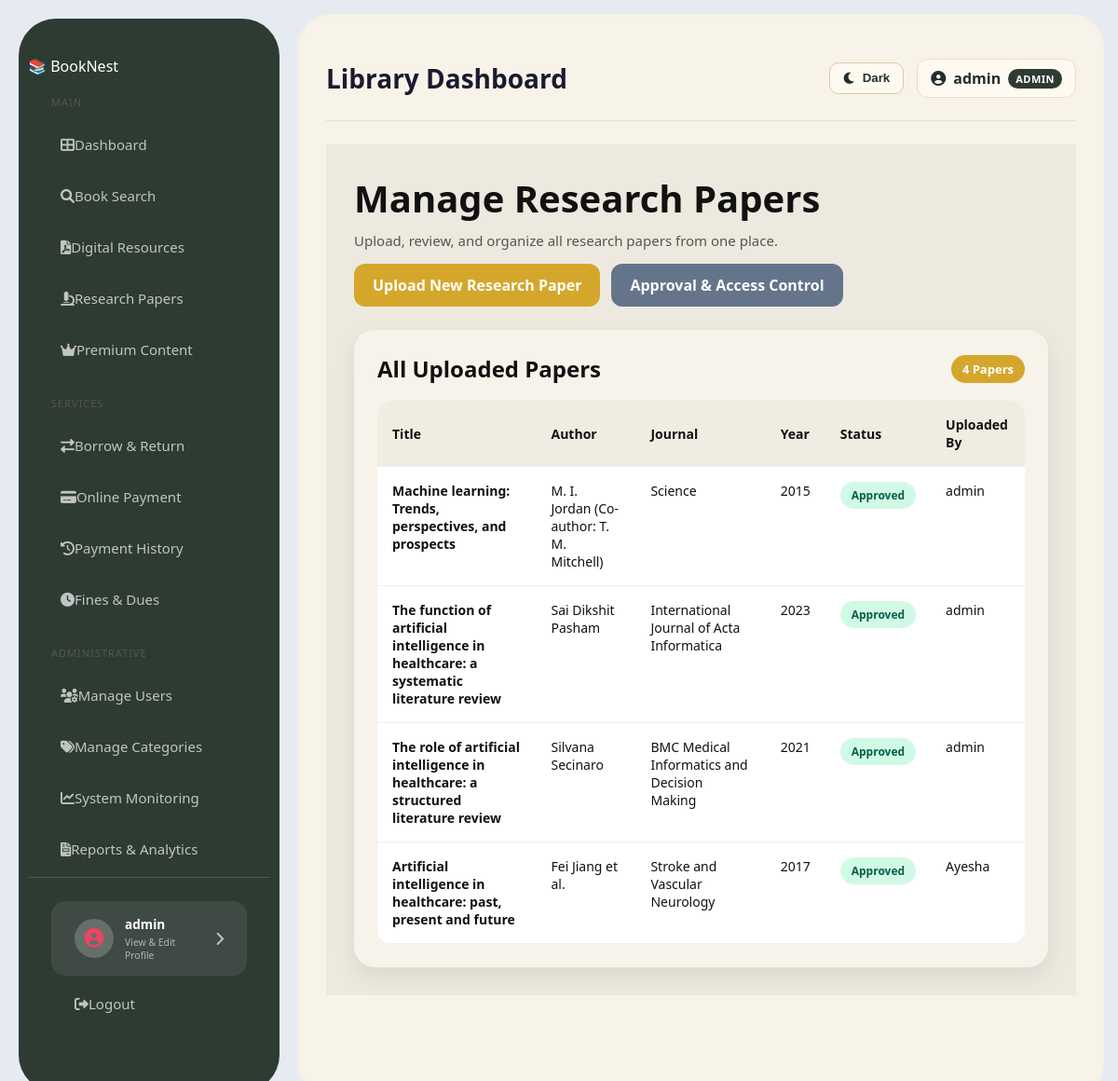
The app's page /librarian/research-papers/ (signed in), older data.
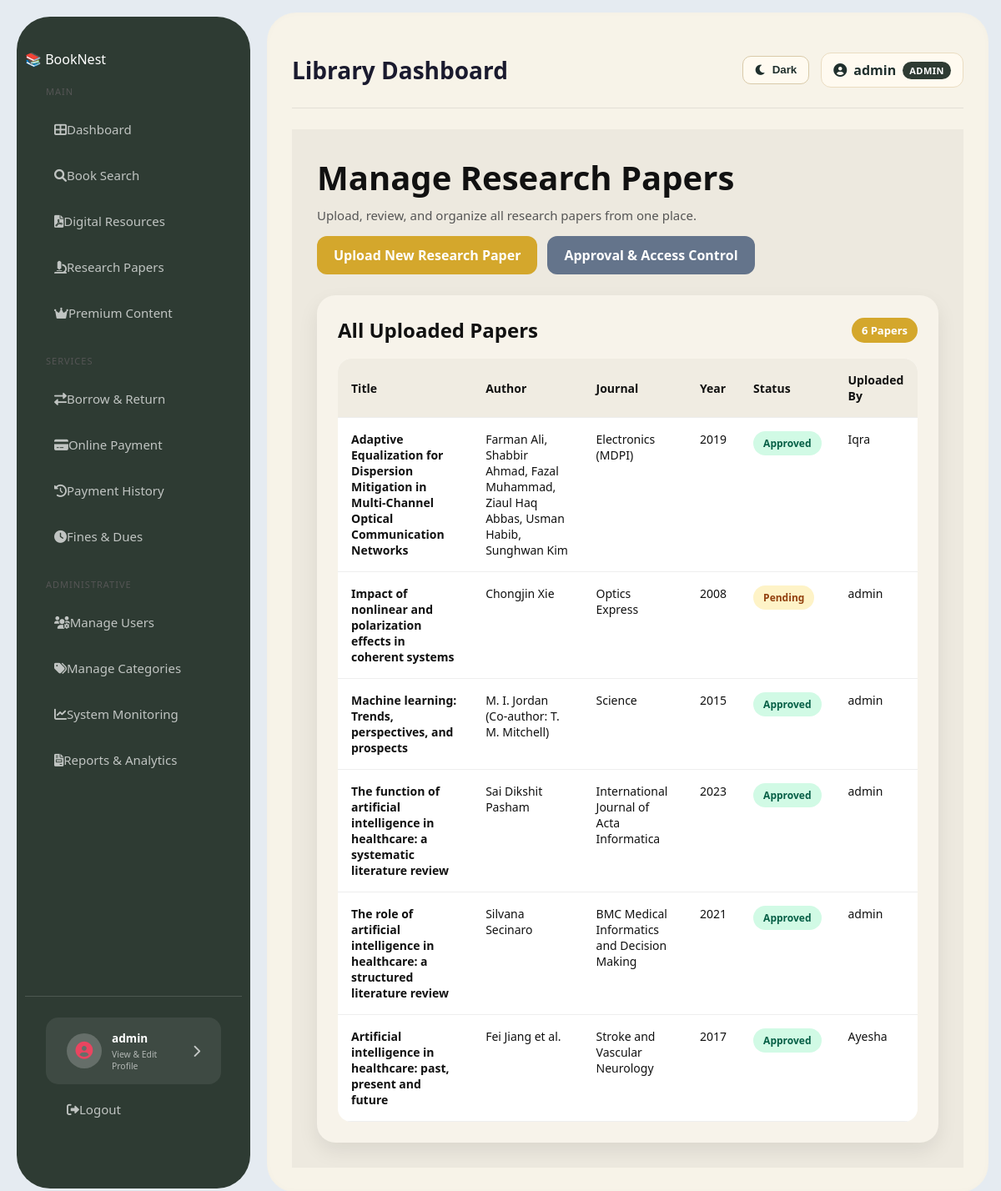
The same page, newer data.
### library/models.py (models this page shows, shortened)
class User(AbstractUser):
    ADMIN = 'admin'
    LIBRARIAN = 'librarian'
    REGULAR_USER = 'user'
    ROLE_CHOICES = [
        (ADMIN, 'Administrator'),
        (LIBRARIAN, 'Librarian'),
        (REGULAR_USER, 'Regular User'),
    ]
    role = models.CharField(max_length=20, choices=ROLE_CHOICES, default=REGULAR_USER)
    phone = models.CharField(max_length=15, null=True, blank=True)
    profile_picture = models.ImageField(upload_to='profiles/', null=True, blank=True)
    date_of_birth = models.DateField(null=True, blank=True)
    bio = models.TextField(null=True, blank=True)
    def get_full_name(self):
        if self.first_name and self.last_name:
            return f"{self.first_name} {self.last_name}"
        return self.username

class ResearchPaper(models.Model):
    STATUS_CHOICES = [
        ('pending', 'Pending'),
        ('approved', 'Approved'),
        ('rejected', 'Rejected'),
    ]
    title = models.CharField(max_length=200)
    author = models.CharField(max_length=200)
    journal = models.CharField(max_length=200)
    year = models.PositiveIntegerField()
    abstract = models.TextField(blank=True, null=True)
    paper_file = models.FileField(upload_to='research_papers/')
    status = models.CharField(max_length=20, choices=STATUS_CHOICES, default='pending')
    uploaded_by = models.ForeignKey(User, on_delete=models.CASCADE)
    uploaded_at = models.DateTimeField(auto_now_add=True)

### library/views.py (the view)
# urls.py: path('librarian/research-papers/', views.manage_research_papers, name='manage_research_papers'),
@login_required
@user_passes_test(is_librarian_or_admin, login_url='/')
def manage_research_papers(request):
    papers = ResearchPaper.objects.all().order_by('-uploaded_at')
    return render(request, 'library/manage_research_papers.html', {'papers': papers})

### library/views.py (called while the page is built)
def is_librarian_or_admin(user):
    return user.is_authenticated and (
        user.role in [User.LIBRARIAN, User.ADMIN] or user.is_superuser
    )

### library/templates/library/manage_research_papers.html (shortened to what this page needs)
{% extends 'library/base.html' %}
{% block content %}
<div class="manage-page">
    <div class="manage-header">
        <div class="manage-title">
            <h1>Manage Research Papers</h1>
            <p>Upload, review, and organize all research papers from one place.</p>
        </div>
        <div class="top-actions">
            <a href="{% url 'upload_research_paper' %}" class="btn-gold">Upload New Research Paper</a>
            <a href="{% url 'approval_access_control' %}" class="btn-gray">Approval & Access Control</a>
        </div>
    </div>
    <div class="manage-box">
        <div class="section-bar">
            <h2 style="margin:0; color:#111;">All Uploaded Papers</h2>
            <span class="paper-count">{{ papers|length }} Papers</span>
        </div>
        <div class="table-wrap">
            <table class="manage-table">
                <thead>
                    <tr>
                        <th>Title</th>
                        <th>Author</th>
                        <th>Journal</th>
                        <th>Year</th>
                        <th>Status</th>
                        <th>Uploaded By</th>
                    </tr>
                </thead>
                <tbody>
                    {% for paper in papers %}
                    <tr>
                        <td>
                            <div class="paper-title">{{ paper.title }}</div>
                        </td>
                        <td>{{ paper.author }}</td>
                        <td>{{ paper.journal }}</td>
                        <td>{{ paper.year }}</td>
                        <td>
                            {% if paper.status == 'pending' %}
                                <span class="status-badge status-pending">Pending</span>
                            {% elif paper.status == 'approved' %}
                                <span class="status-badge status-approved">Approved</span>
                            {% elif paper.status == 'rejected' %}
                                <span class="status-badge status-rejected">Rejected</span>
                            {% else %}
                                <span class="status-badge status-pending">{{ paper.status }}</span>
                            {% endif %}
                        </td>
                        <td>{{ paper.uploaded_by.username }}</td>
                    </tr>
                    {% empty %}
                    <tr>
                        <td colspan="6" class="empty-row">No research papers found.</td>
                    </tr>
                    {% endfor %}
                </tbody>
            </table>
        </div>
    </div>
</div>
{% endblock %}

### library/templates/library/base.html (shortened to what this page needs)
{% load static %}
<!DOCTYPE html>
<html lang="en" data-theme="light">
<head>
    <link rel="stylesheet" href="https://cdnjs.cloudflare.com/ajax/libs/font-awesome/6.0.0/css/all.min.css">
    <link rel="stylesheet" href="{% static 'library/css/style.css' %}">
</head>
<body>
<div class="layout">
    <aside class="sidebar">
        <div class="logo">📚 <span>Book</span>Nest</div>
        <div class="menu-section">
            <div class="menu-title">Main</div>
            <a href="{% url 'home' %}" class="menu-item"><i class="fas fa-th-large"></i> Dashboard</a>
            <a href="{% url 'book_list' %}" class="menu-item"><i class="fas fa-search"></i> Book Search</a>
            <a href="{% url 'digital_resources' %}" class="menu-item"><i class="fas fa-file-pdf"></i> Digital Resources</a>
            <a href="{% url 'research_papers' %}" class="menu-item"><i class="fas fa-microscope"></i> Research Papers</a>
            <a href="{% url 'premium_content' %}" class="menu-item premium"><i class="fas fa-crown"></i> Premium Content</a>
        </div>
        <div class="menu-section">
            <div class="menu-title">Services</div>
            <a href="{% url 'borrow_list' %}" class="menu-item"><i class="fas fa-exchange-alt"></i> Borrow & Return</a>
            <a href="{% url 'online_payment' %}" class="menu-item"><i class="fas fa-credit-card"></i> Online Payment</a>
            <a href="{% url 'payment_history' %}" class="menu-item"><i class="fas fa-history"></i> Payment History</a>
            <a href="{% url 'fines_dues' %}" class="menu-item"><i class="fas fa-clock"></i> Fines & Dues</a>
        </div>
        {% if user.role == 'admin' or user.role == 'librarian' %}
        <div class="menu-section">
            <div class="menu-title">Administrative</div>
            <a href="{% url 'member_list' %}" class="menu-item"><i class="fas fa-users-cog"></i> Manage Users</a>
            <a href="{% url 'category_list' %}" class="menu-item"><i class="fas fa-tags"></i> Manage Categories</a>
            <a href="{% url 'system_monitoring' %}" class="menu-item"><i class="fas fa-chart-line"></i> System Monitoring</a>
            <a href="{% url 'reports_analytics' %}" class="menu-item"><i class="fas fa-file-invoice"></i> Reports & Analytics</a>
        </div>
        {% endif %}
        <div class="profile-sidebar-section">
            <a href="{% url 'manage_profile' %}" class="profile-link-card">
                <div class="avatar-icon">
                    <i class="fas fa-user-circle"></i>
                </div>
                <div class="profile-info-text">
                    <div class="profile-name">
                        {% if user.is_authenticated %}
                            {{ user.get_full_name|default:user.username }}
                        {% else %}
                            My Profile
                        {% endif %}
                    </div>
                    <div class="profile-role">View & Edit Profile</div>
                </div>
                <i class="fas fa-chevron-right"></i>
            </a>
            <div class="logout-section">
                <a href="{% url 'logout' %}" class="logout-link">
                    <i class="fas fa-sign-out-alt"></i> <span>Logout</span>
                </a>
            </div>
        </div>
    </aside>
    <main class="main-container">
        <header class="top-nav">
            <h2>Library Dashboard</h2>
            <div class="top-nav-right">
                <button type="button" class="theme-toggle-btn" id="themeToggleBtn">
                </button>
                <div class="user-profile">
                    <i class="fas fa-user-circle"></i>
                    <span>{{ user.username }}</span>
                    <span class="role-tag">{{ user.role|upper }}</span>
                </div>
            </div>
        </header>
        {% block content %}{% endblock %}
    </main>
</div>
</body>
</html>

### library/static/library/css/style.css (style rules this page uses)
* { margin: 0; padding: 0; box-sizing: border-box; }
body { font-family: 'Segoe UI', sans-serif; background: #e5ebf1; color: #333; }
.layout { display: flex; min-height: calc(100vh - 60px); }
.sidebar { width: 280px; background: #2e3b33; padding: 40px 10px; margin: 20px; border-radius: 40px; color: white; display: flex; flex-direction: column; }
.sidebar a { display: flex; align-items: center; color: rgba(255, 255, 255, 0.7); text-decoration: none; padding: 15px 25px; font-size: 15px; border-radius: 15px; margin: 5px 10px; transition: 0.3s; }
.sidebar .menu-title { color: #555; font-size: 11px; text-transform: uppercase; padding: 20px 25px 8px; letter-spacing: 1px; }
.profile-sidebar-section { margin-top: auto; padding: 20px 15px 25px 15px; border-top: 1px solid rgba(255, 255, 255, 0.15); }
.profile-link-card { display: flex; align-items: center; gap: 12px; background: rgba(255, 255, 255, 0.08); border-radius: 30px; padding: 10px 16px 10px 12px; text-decoration: none; transition: all 0.3s ease; }
.avatar-icon { width: 42px; height: 42px; background: rgba(255, 255, 255, 0.2); border-radius: 50%; display: flex; align-items: center; justify-content: center; color: #e94560; font-size: 1.3rem; }
.profile-info-text { flex: 1; }
.profile-name { font-weight: 700; font-size: 0.85rem; color: #ffffff; margin-bottom: 3px; }
.profile-role { font-size: 0.65rem; color: rgba(255, 255, 255, 0.6); }
.logout-link { margin-top: 12px; text-align: center; padding: 8px 5px; }
.main-container { flex: 1; background: #f7f3e8; margin: 15px 15px 15px 0; border-radius: 35px; padding: 30px; box-shadow: inset 0 0 10px rgba(0, 0, 0, 0.02); }
table { width: 100%; border-collapse: collapse; }
th { background: #1a1a2e; color: white; padding: 12px 15px; text-align: left; font-size: 14px; }
td { padding: 11px 15px; border-bottom: 1px solid #eee; font-size: 14px; }
:root { --gold: #c9a84c; --gold-light: #f0d080; --gold-bg: #fdf6e3; --card-bg: #ffffff; --text-dark: #1a2e2a; --text-muted: #6b7c76; --border: #e4ddd0; --success: #2d6a4f; --danger: #8b1a1a; }
.status-badge { background: #dff7df; color: #167a16; padding: 10px 18px; border-radius: 30px; font-weight: 700; }
.top-nav { width: 100%; min-height: 78px; display: flex; justify-content: space-between; align-items: center; gap: 20px; padding: 18px 0 24px; margin-bottom: 25px; border-bottom: 1px solid rgba(0, 0, 0, 0.08); }
.top-nav h2 { margin: 0; color: #1a1a2e; font-size: 28px; font-weight: 800; }
.top-nav-right { display: flex; align-items: center; gap: 14px; flex-wrap: wrap; }
.theme-toggle-btn { display: inline-flex; align-items: center; gap: 7px; padding: 9px 14px; border: 1px solid #d9caa9; border-radius: 10px; background: #fffaf0; color: #1f2f2d; font-weight: 700; cursor: pointer; line-height: 1; }
.user-profile { display: inline-flex; align-items: center; gap: 8px; background: #fffaf0; border: 1px solid #eadcc1; padding: 9px 14px; border-radius: 12px; color: #1f2f2d; font-weight: 700; }
.role-tag { background: #2e3b33; color: #ffffff !important; padding: 3px 8px; border-radius: 999px; font-size: 11px; letter-spacing: 0.5px; }

Row changes from the older to the newer data that the page shows:
added ResearchPaper: title "Adaptive Equalization for Dispersion Mitigation in Multi-Channel Optical Communication Networks", author "Farman Ali, Shabbir Ahmad, Fazal Muhammad, Ziaul Haq Abbas, Usman Habib, Sunghwan Kim", journal "Electronics (MDPI)", year "2019", status "Approved", uploaded_by.username "Iqra"
added ResearchPaper: title "Impact of nonlinear and polarization effects in coherent systems", author "Chongjin Xie", journal "Optics Express", year "2008", status "Pending", uploaded_by.username "admin"
Text that changed along with them:
{{ papers|length }}: "4" → "6"
